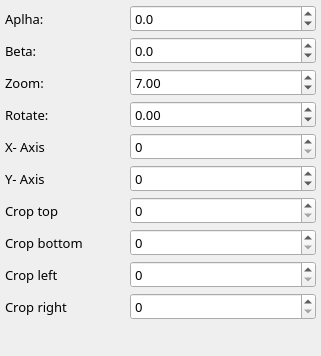
                            <widget class="QWidget" name="page_14">
                             <property name="geometry">
                              <rect>
                               <x>0</x>
                               <y>0</y>
                               <width>321</width>
                               <height>356</height>
                              </rect>
                             </property>
                             <attribute name="label">
                              <string>Left Camera</string>
                             </attribute>
                             <layout class="QFormLayout" name="formLayout_2">
                              <property name="horizontalSpacing">
                               <number>5</number>
                              </property>
                              <property name="verticalSpacing">
                               <number>5</number>
                              </property>
                              <property name="leftMargin">
                               <number>5</number>
                              </property>
                              <property name="topMargin">
                               <number>5</number>
                              </property>
                              <property name="rightMargin">
                               <number>5</number>
                              </property>
                              <property name="bottomMargin">
                               <number>5</number>
                              </property>
                              <item row="0" column="0">
                               <widget class="QLabel" name="label_97">
                                <property name="minimumSize">
                                 <size>
                                  <width>60</width>
                                  <height>0</height>
                                 </size>
                                </property>
                                <property name="font">
                                 <font>
                                  <family>Sans Serif</family>
                                  <pointsize>10</pointsize>
                                 </font>
                                </property>
                                <property name="text">
                                 <string>Aplha:</string>
                                </property>
                               </widget>
                              </item>
                              <item row="1" column="0">
                               <widget class="QLabel" name="label_99">
                                <property name="minimumSize">
                                 <size>
                                  <width>60</width>
                                  <height>0</height>
                                 </size>
                                </property>
                                <property name="font">
                                 <font>
                                  <family>Sans Serif</family>
                                  <pointsize>10</pointsize>
                                 </font>
                                </property>
                                <property name="text">
                                 <string>Beta:</string>
                                </property>
                               </widget>
                              </item>
                              <item row="2" column="0">
                               <widget class="QLabel" name="label_96">
                                <property name="minimumSize">
                                 <size>
                                  <width>80</width>
                                  <height>0</height>
                                 </size>
                                </property>
                                <property name="font">
                                 <font>
                                  <family>Sans Serif</family>
                                  <pointsize>10</pointsize>
                                 </font>
                                </property>
                                <property name="text">
                                 <string>Zoom:</string>
                                </property>
                               </widget>
                              </item>
                              <item row="2" column="1">
                               <widget class="QDoubleSpinBox" name="doubleSpinBox_val_zoom_image_2">
                                <property name="minimumSize">
                                 <size>
                                  <width>0</width>
                                  <height>27</height>
                                 </size>
                                </property>
                                <property name="maximumSize">
                                 <size>
                                  <width>16777215</width>
                                  <height>16777215</height>
                                 </size>
                                </property>
                                <property name="font">
                                 <font>
                                  <family>Sans Serif</family>
                                  <pointsize>10</pointsize>
                                 </font>
                                </property>
                                <property name="decimals">
                                 <number>2</number>
                                </property>
                                <property name="minimum">
                                 <double>1.000000000000000</double>
                                </property>
                                <property name="maximum">
                                 <double>15.000000000000000</double>
                                </property>
                                <property name="singleStep">
                                 <double>0.020000000000000</double>
                                </property>
                                <property name="value">
                                 <double>7.000000000000000</double>
                                </property>
                               </widget>
                              </item>
                              <item row="3" column="0">
                               <widget class="QLabel" name="label_35">
                                <property name="minimumSize">
                                 <size>
                                  <width>60</width>
                                  <height>0</height>
                                 </size>
                                </property>
                                <property name="font">
                                 <font>
                                  <family>Sans Serif</family>
                                  <pointsize>10</pointsize>
                                 </font>
                                </property>
                                <property name="text">
                                 <string>Rotate: </string>
                                </property>
                               </widget>
                              </item>
                              <item row="3" column="1">
                               <widget class="QDoubleSpinBox" name="doubleSpinBox_val_rotate_image_2">
                                <property name="enabled">
                                 <bool>true</bool>
                                </property>
                                <property name="minimumSize">
                                 <size>
                                  <width>0</width>
                                  <height>27</height>
                                 </size>
                                </property>
                                <property name="maximumSize">
                                 <size>
                                  <width>16777215</width>
                                  <height>16777215</height>
                                 </size>
                                </property>
                                <property name="font">
                                 <font>
                                  <family>Sans Serif</family>
                                  <pointsize>10</pointsize>
                                 </font>
                                </property>
                                <property name="minimum">
                                 <double>-180.000000000000000</double>
                                </property>
                                <property name="maximum">
                                 <double>180.000000000000000</double>
                                </property>
                                <property name="singleStep">
                                 <double>0.100000000000000</double>
                                </property>
                               </widget>
                              </item>
                              <item row="4" column="0">
                               <widget class="QLabel" name="label_81">
                                <property name="enabled">
                                 <bool>true</bool>
                                </property>
                                <property name="font">
                                 <font>
                                  <family>Sans Serif</family>
                                  <pointsize>10</pointsize>
                                 </font>
                                </property>
                                <property name="text">
                                 <string>X- Axis</string>
                                </property>
                               </widget>
                              </item>
                              <item row="4" column="1">
                               <widget class="QSpinBox" name="spinBox_val_coordinate_x_image_2">
                                <property name="enabled">
                                 <bool>true</bool>
                                </property>
                                <property name="minimumSize">
                                 <size>
                                  <width>0</width>
                                  <height>27</height>
                                 </size>
                                </property>
                                <property name="maximumSize">
                                 <size>
                                  <width>16777215</width>
                                  <height>16777215</height>
                                 </size>
                                </property>
                                <property name="font">
                                 <font>
                                  <family>Sans Serif</family>
                                  <pointsize>10</pointsize>
                                 </font>
                                </property>
                                <property name="minimum">
                                 <number>0</number>
                                </property>
                                <property name="maximum">
                                 <number>10000</number>
                                </property>
                                <property name="value">
                                 <number>0</number>
                                </property>
                               </widget>
                              </item>
                              <item row="5" column="0">
                               <widget class="QLabel" name="label_98">
                                <property name="enabled">
                                 <bool>true</bool>
                                </property>
                                <property name="font">
                                 <font>
                                  <family>Sans Serif</family>
                                  <pointsize>10</pointsize>
                                 </font>
                                </property>
                                <property name="text">
                                 <string>Y- Axis</string>
                                </property>
                               </widget>
                              </item>
                              <item row="5" column="1">
                               <widget class="QSpinBox" name="spinBox_val_coordinate_y_image_2">
                                <property name="enabled">
                                 <bool>true</bool>
                                </property>
                                <property name="minimumSize">
                                 <size>
                                  <width>0</width>
                                  <height>27</height>
                                 </size>
                                </property>
                                <property name="maximumSize">
                                 <size>
                                  <width>16777215</width>
                                  <height>16777215</height>
                                 </size>
                                </property>
                                <property name="font">
                                 <font>
                                  <family>Sans Serif</family>
                                  <pointsize>10</pointsize>
                                 </font>
                                </property>
                                <property name="minimum">
                                 <number>-10000</number>
                                </property>
                                <property name="maximum">
                                 <number>10000</number>
                                </property>
                               </widget>
                              </item>
                              <item row="6" column="0">
                               <widget class="QLabel" name="label_67">
                                <property name="font">
                                 <font>
                                  <family>Sans Serif</family>
                                  <pointsize>10</pointsize>
                                 </font>
                                </property>
                                <property name="text">
                                 <string>Crop top</string>
                                </property>
                               </widget>
                              </item>
                              <item row="6" column="1">
                               <widget class="QSpinBox" name="spinBox_val_crop_top_image_2">
                                <property name="minimumSize">
                                 <size>
                                  <width>0</width>
                                  <height>27</height>
                                 </size>
                                </property>
                                <property name="maximumSize">
                                 <size>
                                  <width>16777215</width>
                                  <height>16777215</height>
                                 </size>
                                </property>
                                <property name="font">
                                 <font>
                                  <family>Sans Serif</family>
                                  <pointsize>10</pointsize>
                                 </font>
                                </property>
                                <property name="maximum">
                                 <number>2500</number>
                                </property>
                               </widget>
                              </item>
                              <item row="7" column="0">
                               <widget class="QLabel" name="label_60">
                                <property name="minimumSize">
                                 <size>
                                  <width>120</width>
                                  <height>0</height>
                                 </size>
                                </property>
                                <property name="font">
                                 <font>
                                  <family>Sans Serif</family>
                                  <pointsize>10</pointsize>
                                 </font>
                                </property>
                                <property name="text">
                                 <string>Crop bottom</string>
                                </property>
                               </widget>
                              </item>
                              <item row="7" column="1">
                               <widget class="QSpinBox" name="spinBox_val_crop_bottom_image_2">
                                <property name="minimumSize">
                                 <size>
                                  <width>0</width>
                                  <height>27</height>
                                 </size>
                                </property>
                                <property name="maximumSize">
                                 <size>
                                  <width>16777215</width>
                                  <height>16777215</height>
                                 </size>
                                </property>
                                <property name="font">
                                 <font>
                                  <family>Sans Serif</family>
                                  <pointsize>10</pointsize>
                                 </font>
                                </property>
                                <property name="maximum">
                                 <number>2500</number>
                                </property>
                               </widget>
                              </item>
                              <item row="8" column="0">
                               <widget class="QLabel" name="label_68">
                                <property name="font">
                                 <font>
                                  <family>Sans Serif</family>
                                  <pointsize>10</pointsize>
                                 </font>
                                </property>
                                <property name="text">
                                 <string>Crop left</string>
                                </property>
                               </widget>
                              </item>
                              <item row="8" column="1">
                               <widget class="QSpinBox" name="spinBox_val_crop_left_image_2">
                                <property name="minimumSize">
                                 <size>
                                  <width>0</width>
                                  <height>27</height>
                                 </size>
                                </property>
                                <property name="maximumSize">
                                 <size>
                                  <width>16777215</width>
                                  <height>16777215</height>
                                 </size>
                                </property>
                                <property name="font">
                                 <font>
                                  <family>Sans Serif</family>
                                  <pointsize>10</pointsize>
                                 </font>
                                </property>
                                <property name="maximum">
                                 <number>2500</number>
                                </property>
                               </widget>
                              </item>
                              <item row="9" column="0">
                               <widget class="QLabel" name="label_100">
                                <property name="font">
                                 <font>
                                  <family>Sans Serif</family>
                                  <pointsize>10</pointsize>
                                 </font>
                                </property>
                                <property name="text">
                                 <string>Crop right</string>
                                </property>
                               </widget>
                              </item>
                              <item row="9" column="1">
                               <widget class="QSpinBox" name="spinBox_val_crop_right_image_2">
                                <property name="minimumSize">
                                 <size>
                                  <width>0</width>
                                  <height>27</height>
                                 </size>
                                </property>
                                <property name="maximumSize">
                                 <size>
                                  <width>16777215</width>
                                  <height>16777215</height>
                                 </size>
                                </property>
                                <property name="font">
                                 <font>
                                  <family>Sans Serif</family>
                                  <pointsize>10</pointsize>
                                 </font>
                                </property>
                                <property name="maximum">
                                 <number>2500</number>
                                </property>
                               </widget>
                              </item>
                              <item row="0" column="1">
                               <widget class="QDoubleSpinBox" name="spinBox_val_icx_image_2">
                                <property name="enabled">
                                 <bool>true</bool>
                                </property>
                                <property name="minimumSize">
                                 <size>
                                  <width>0</width>
                                  <height>27</height>
                                 </size>
                                </property>
                                <property name="maximumSize">
                                 <size>
                                  <width>16777215</width>
                                  <height>16777215</height>
                                 </size>
                                </property>
                                <property name="font">
                                 <font>
                                  <family>Sans Serif</family>
                                  <pointsize>10</pointsize>
                                 </font>
                                </property>
                                <property name="decimals">
                                 <number>1</number>
                                </property>
                                <property name="minimum">
                                 <double>-110.000000000000000</double>
                                </property>
                                <property name="maximum">
                                 <double>110.000000000000000</double>
                                </property>
                                <property name="singleStep">
                                 <double>0.100000000000000</double>
                                </property>
                               </widget>
                              </item>
                              <item row="1" column="1">
                               <widget class="QDoubleSpinBox" name="spinBox_val_icy_image_2">
                                <property name="enabled">
                                 <bool>true</bool>
                                </property>
                                <property name="minimumSize">
                                 <size>
                                  <width>0</width>
                                  <height>27</height>
                                 </size>
                                </property>
                                <property name="maximumSize">
                                 <size>
                                  <width>16777215</width>
                                  <height>16777215</height>
                                 </size>
                                </property>
                                <property name="font">
                                 <font>
                                  <family>Sans Serif</family>
                                  <pointsize>10</pointsize>
                                 </font>
                                </property>
                                <property name="decimals">
                                 <number>1</number>
                                </property>
                                <property name="minimum">
                                 <double>-110.000000000000000</double>
                                </property>
                                <property name="maximum">
                                 <double>110.000000000000000</double>
                                </property>
                                <property name="singleStep">
                                 <double>0.100000000000000</double>
                                </property>
                               </widget>
                              </item>
                             </layout>
                            </widget>
